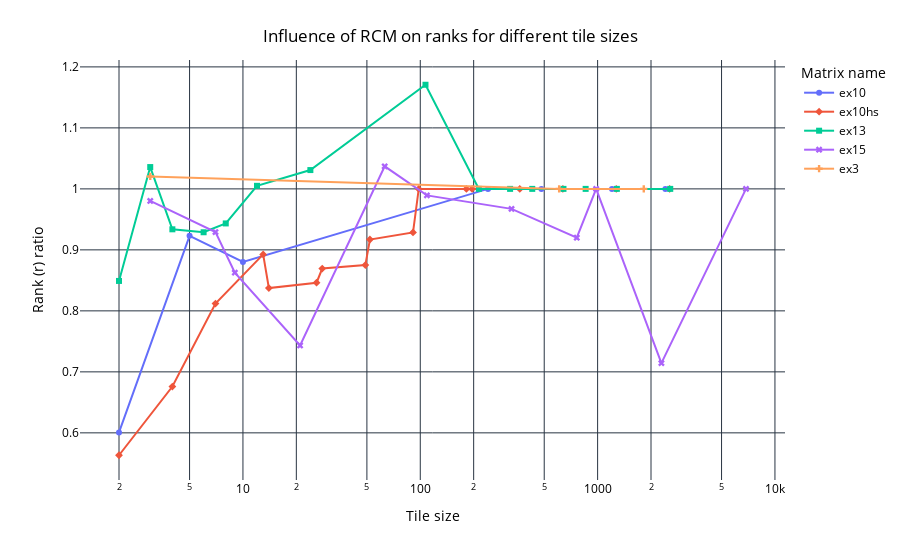

The code cell stored with this chart in its notebook:
### Code cell
line_plot_tile_size_rank_percentage_per_matrix(rcm_df[rcm_df["rcm"] == True], "rcm", matrix_color_map=matrix_color_map)

### Figure 1 — Plotly figure (JSON) as saved in the notebook; plotly's stock layout.template omitted (floating-point values rounded to 4 significant figures)
{"data": [{"hovertemplate": "Matrix name=ex10<br>Tile size=%{x}<br>Rank (r) ratio=%{y}<extra></extra>", "legendgroup": "ex10", "line": {"color": "#636efa", "dash": "solid"}, "marker": {"symbol": "circle"}, "mode": "lines+markers", "name": "ex10", "orientation": "v", "showlegend": true, "x": [2.0, 5.0, 10.0, 241.0, 482.0, 1205.0, 2410.0], "xaxis": "x", "y": [0.6008, 0.923, 0.8801, 1.0, 1.0, 1.0, 1.0], "yaxis": "y", "type": "scatter"}, {"hovertemplate": "Matrix name=ex10hs<br>Tile size=%{x}<br>Rank (r) ratio=%{y}<extra></extra>", "legendgroup": "ex10hs", "line": {"color": "#EF553B", "dash": "solid"}, "marker": {"symbol": "diamond"}, "mode": "lines+markers", "name": "ex10hs", "orientation": "v", "showlegend": true, "x": [2.0, 4.0, 7.0, 13.0, 14.0, 26.0, 28.0, 49.0, 52.0, 91.0, 98.0, 182.0, 196.0, 364.0, 637.0, 1274.0, 2548.0], "xaxis": "x", "y": [0.5633, 0.6759, 0.812, 0.8926, 0.8374, 0.8462, 0.8694, 0.875, 0.917, 0.9286, 1.0, 1.0, 1.0, 1.0, 1.0, 1.0, 1.0], "yaxis": "y", "type": "scatter"}, {"hovertemplate": "Matrix name=ex13<br>Tile size=%{x}<br>Rank (r) ratio=%{y}<extra></extra>", "legendgroup": "ex13", "line": {"color": "#00cc96", "dash": "solid"}, "marker": {"symbol": "square"}, "mode": "lines+markers", "name": "ex13", "orientation": "v", "showlegend": true, "x": [2.0, 3.0, 4.0, 6.0, 8.0, 12.0, 24.0, 107.0, 214.0, 321.0, 428.0, 642.0, 856.0, 1284.0, 2568.0], "xaxis": "x", "y": [0.8491, 1.036, 0.9337, 0.9289, 0.9434, 1.005, 1.031, 1.171, 1.0, 1.0, 1.0, 1.0, 1.0, 1.0, 1.0], "yaxis": "y", "type": "scatter"}, {"hovertemplate": "Matrix name=ex15<br>Tile size=%{x}<br>Rank (r) ratio=%{y}<extra></extra>", "legendgroup": "ex15", "line": {"color": "#ab63fa", "dash": "solid"}, "marker": {"symbol": "x"}, "mode": "lines+markers", "name": "ex15", "orientation": "v", "showlegend": true, "x": [3.0, 7.0, 9.0, 21.0, 63.0, 109.0, 327.0, 763.0, 981.0, 2289.0, 6867.0], "xaxis": "x", "y": [0.9802, 0.9291, 0.8627, 0.7433, 1.037, 0.9893, 0.9672, 0.92, 1.0, 0.7143, 1.0], "yaxis": "y", "type": "scatter"}, {"hovertemplate": "Matrix name=ex3<br>Tile size=%{x}<br>Rank (r) ratio=%{y}<extra></extra>", "legendgroup": "ex3", "line": {"color": "#FFA15A", "dash": "solid"}, "marker": {"symbol": "cross"}, "mode": "lines+markers", "name": "ex3", "orientation": "v", "showlegend": true, "x": [3.0, 607.0, 1821.0], "xaxis": "x", "y": [1.02, 1.0, 1.0], "yaxis": "y", "type": "scatter"}], "layout": {"xaxis": {"anchor": "y", "domain": [0.0, 1.0], "title": {"text": "Tile size"}, "type": "log"}, "yaxis": {"anchor": "x", "domain": [0.0, 1.0], "title": {"text": "Rank (r) ratio"}}, "legend": {"title": {"text": "Matrix name"}, "tracegroupgap": 0}, "margin": {"t": 60}, "title": {"text": "Influence of RCM on ranks for different tile sizes", "x": 0.5, "xanchor": "center", "yanchor": "top"}, "font": {"color": "black"}, "plot_bgcolor": "white", "paper_bgcolor": "white"}}
